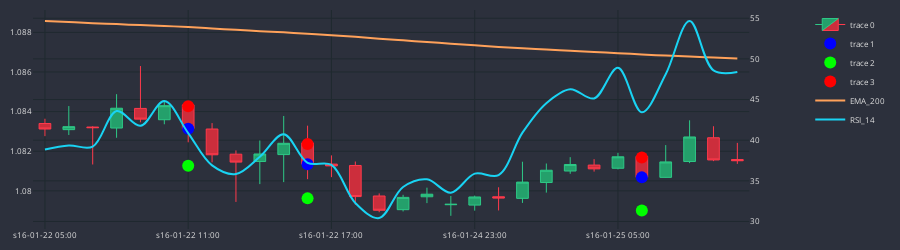

Notebook code for this chart:
### Code cell
df_plot = df_slim.iloc[70:100]
cp = CandlePlot(df_plot, candles=True)

trades = cp.df_plot[cp.df_plot.SIGNAL != NONE]

markers = ['mid_c', 'TP', 'SL']
marker_colors = ['#0000FF', '#00FF00', '#FF0000']

for i in range(3):
    cp.fig.add_trace(go.Scatter(
        x = trades.sTime,
        y = trades[markers[i]],
        mode = 'markers',
        marker=dict(color=marker_colors[i], size=12)
    ))

cp.show_plot(line_traces=["EMA_200"], sec_traces=['RSI_14'], height=250)
